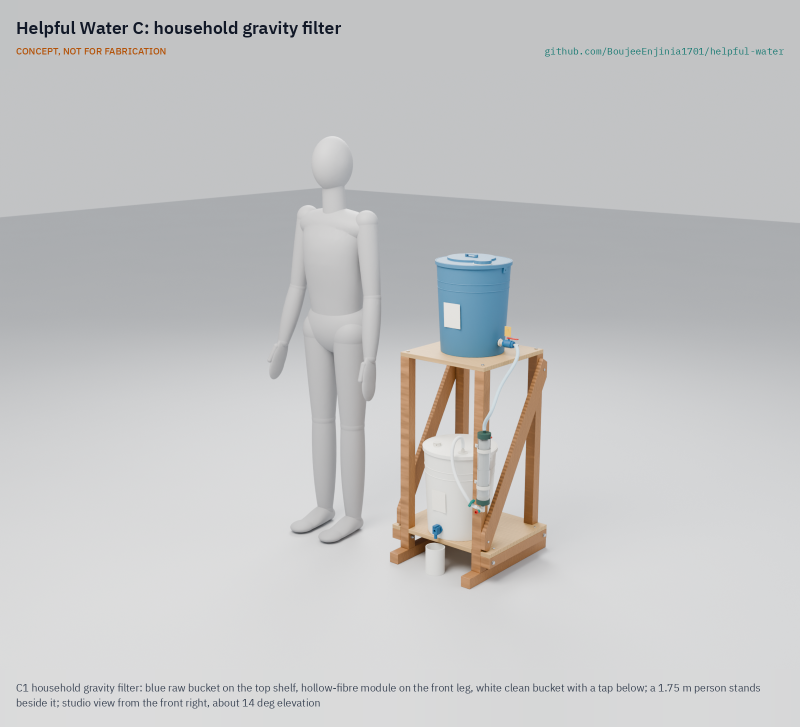
#> input picture solutions/C-gravity/media/render-hero.png, 1600 x 1453 px (shown at 1/2 size)
$ python -i cards.py   (imports and definitions only)
#> lines starting #> are read from the running program, lines starting #| are printed output that depends on the picture
"""Storefront images (STANDARDS section 13): media/card.png (800 x 800, profile thumbnail) and
media/social-preview.png (1280 x 640, GitHub social preview), both built from media/render-hero.png.

Usage, from the repo root:  python .kit/cards.py .

Text is wrapped by its rendered width, fonts step down to a floor before anything is shortened,
and the layout is stored in the PNG ("dm-layout") and checked by .kit/image_qc.py. The script
refuses to write an image whose text runs off the image or overlaps other text.
"""
import json, re, sys
from pathlib import Path
import numpy as np, yaml
from PIL import Image, ImageDraw, ImageFilter, ImageFont
from PIL.PngImagePlugin import PngInfo

sys.path.insert(0, str(Path(__file__).resolve().parent))
from photo_caption import check_layout, wrap  # noqa: E402

F = Path(__file__).resolve().parent / "fonts"
TEAL, INK, GREY = (15, 118, 110), (17, 24, 39), (75, 85, 99)


def font(n, s): return ImageFont.truetype(str(F / n), int(s))


def body_of(hero_path):
    """The render without its caption bands (layout v2), or the middle of an older captioned image."""
#> called with hero_path = '../media/render-hero.png'
    im = Image.open(hero_path)
#> im is the input picture: PIL image 1600x1453 RGB; mean R, G, B 196.4, 196.8, 197.3
    lay = im.info.get("dm-layout")
    im = im.convert("RGB")
    if lay:
        return im.crop(tuple(json.loads(lay)["body"]))
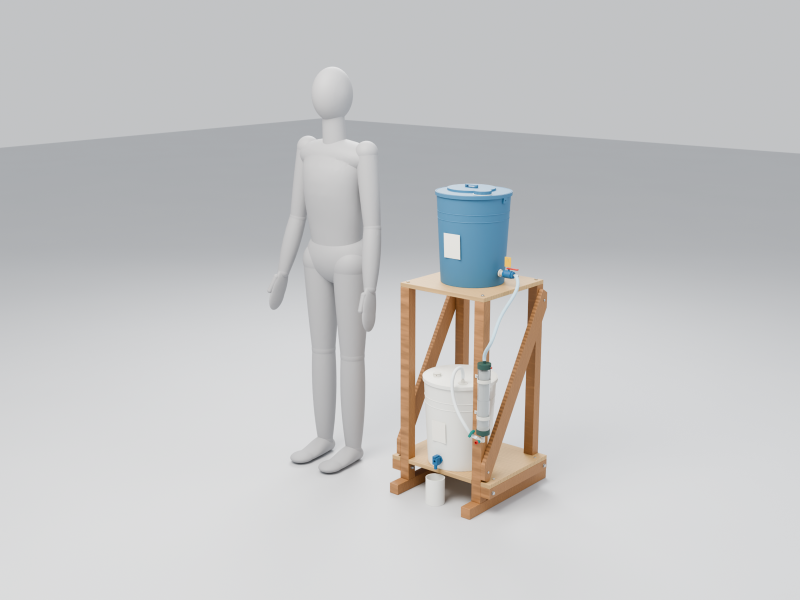
#> returned value: PIL image 1600x1200 RGB (shown at 1/2 size); mean R, G, B 196.1, 196.3, 196.7
    w, h = im.size
    return im.crop((0, int(h * 0.10), w, int(h * 0.92)))


# [107 lines left out: functions product_square, fit_lines, make, not called in this run]


# [8 lines not run here, left out]

>>> result = body_of('../media/render-hero.png')
